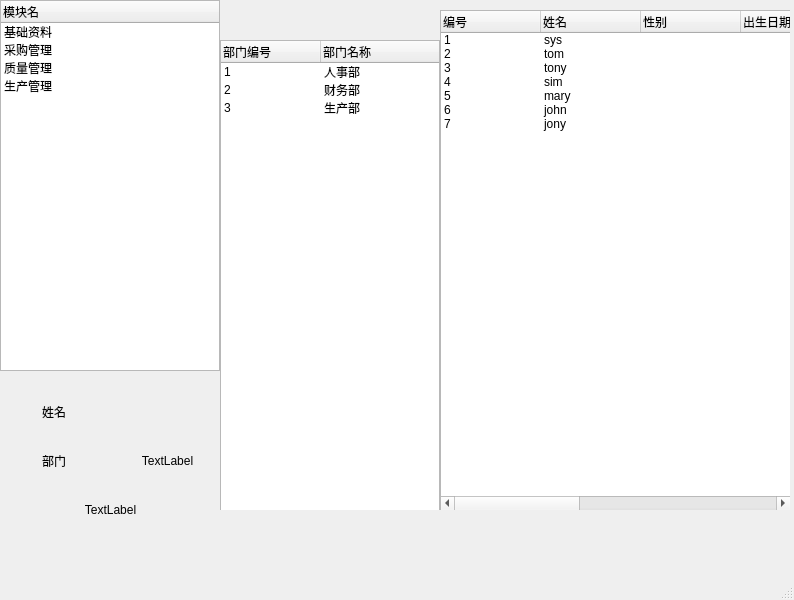
<?xml version="1.0" encoding="UTF-8"?>
<ui version="4.0">
 <class>MainWindow</class>
 <widget class="QMainWindow" name="MainWindow">
  <property name="geometry">
   <rect>
    <x>0</x>
    <y>0</y>
    <width>794</width>
    <height>600</height>
   </rect>
  </property>
  <property name="windowTitle">
   <string>主界面</string>
  </property>
  <property name="windowIcon">
   <iconset resource="userloginimages.qrc">
    <normaloff>:/images/mainwindowlogo.png</normaloff>:/images/mainwindowlogo.png</iconset>
  </property>
  <widget class="QWidget" name="centralwidget">
   <widget class="QWidget" name="gridLayoutWidget">
    <property name="geometry">
     <rect>
      <x>0</x>
      <y>390</y>
      <width>221</width>
      <height>141</height>
     </rect>
    </property>
    <layout class="QGridLayout" name="gridLayout">
     <item row="0" column="0">
      <widget class="QLabel" name="usrnamelabel">
       <property name="text">
        <string>姓名</string>
       </property>
       <property name="alignment">
        <set>Qt::AlignCenter</set>
       </property>
      </widget>
     </item>
     <item row="1" column="0">
      <widget class="QLabel" name="deptlabel">
       <property name="text">
        <string>部门</string>
       </property>
       <property name="alignment">
        <set>Qt::AlignCenter</set>
       </property>
      </widget>
     </item>
     <item row="0" column="1">
      <widget class="QLabel" name="usrname">
       <property name="text">
        <string/>
       </property>
       <property name="alignment">
        <set>Qt::AlignCenter</set>
       </property>
      </widget>
     </item>
     <item row="1" column="1">
      <widget class="QLabel" name="deptname">
       <property name="text">
        <string>TextLabel</string>
       </property>
       <property name="alignment">
        <set>Qt::AlignCenter</set>
       </property>
      </widget>
     </item>
     <item row="2" column="0" colspan="2">
      <widget class="QLabel" name="datatime">
       <property name="text">
        <string>TextLabel</string>
       </property>
       <property name="alignment">
        <set>Qt::AlignCenter</set>
       </property>
      </widget>
     </item>
    </layout>
   </widget>
   <widget class="QStackedWidget" name="workbench">
    <property name="geometry">
     <rect>
      <x>220</x>
      <y>10</y>
      <width>570</width>
      <height>500</height>
     </rect>
    </property>
    <property name="currentIndex">
     <number>0</number>
    </property>
    <widget class="QWidget" name="page">
     <widget class="QTreeWidget" name="treeWidget">
      <property name="geometry">
       <rect>
        <x>0</x>
        <y>30</y>
        <width>220</width>
        <height>500</height>
       </rect>
      </property>
      <property name="indentation">
       <number>0</number>
      </property>
      <column>
       <property name="text">
        <string>部门编号</string>
       </property>
      </column>
      <column>
       <property name="text">
        <string>部门名称</string>
       </property>
      </column>
      <item>
       <property name="text">
        <string>1</string>
       </property>
       <property name="text">
        <string>人事部</string>
       </property>
      </item>
      <item>
       <property name="text">
        <string>2</string>
       </property>
       <property name="text">
        <string>财务部</string>
       </property>
      </item>
      <item>
       <property name="text">
        <string>3</string>
       </property>
       <property name="text">
        <string>生产部</string>
       </property>
       <item>
        <property name="text">
         <string>301</string>
        </property>
        <property name="text">
         <string>粉散剂车间</string>
        </property>
       </item>
       <item>
        <property name="text">
         <string>302</string>
        </property>
        <property name="text">
         <string>颗粒剂车间</string>
        </property>
       </item>
      </item>
     </widget>
     <widget class="QTreeWidget" name="clerkslist">
      <property name="geometry">
       <rect>
        <x>220</x>
        <y>0</y>
        <width>351</width>
        <height>501</height>
       </rect>
      </property>
      <property name="indentation">
       <number>0</number>
      </property>
      <column>
       <property name="text">
        <string>编号</string>
       </property>
      </column>
      <column>
       <property name="text">
        <string>姓名</string>
       </property>
      </column>
      <column>
       <property name="text">
        <string>性别</string>
       </property>
      </column>
      <column>
       <property name="text">
        <string>出生日期</string>
       </property>
      </column>
      <column>
       <property name="text">
        <string>雇佣日期</string>
       </property>
      </column>
      <column>
       <property name="text">
        <string>文化程度</string>
       </property>
      </column>
      <column>
       <property name="text">
        <string>婚姻状况</string>
       </property>
      </column>
      <column>
       <property name="text">
        <string>身份证号码</string>
       </property>
      </column>
      <column>
       <property name="text">
        <string>联系方式</string>
       </property>
      </column>
      <column>
       <property name="text">
        <string/>
       </property>
      </column>
      <item>
       <property name="text">
        <string>1</string>
       </property>
       <property name="text">
        <string>sys</string>
       </property>
      </item>
      <item>
       <property name="text">
        <string>2</string>
       </property>
       <property name="text">
        <string>tom</string>
       </property>
      </item>
      <item>
       <property name="text">
        <string>3</string>
       </property>
       <property name="text">
        <string>tony</string>
       </property>
      </item>
      <item>
       <property name="text">
        <string>4</string>
       </property>
       <property name="text">
        <string>sim</string>
       </property>
      </item>
      <item>
       <property name="text">
        <string>5</string>
       </property>
       <property name="text">
        <string>mary</string>
       </property>
      </item>
      <item>
       <property name="text">
        <string>6</string>
       </property>
       <property name="text">
        <string>john</string>
       </property>
      </item>
      <item>
       <property name="text">
        <string>7</string>
       </property>
       <property name="text">
        <string>jony</string>
       </property>
      </item>
     </widget>
    </widget>
    <widget class="QWidget" name="page_2">
     <widget class="QTabWidget" name="stufflist">
      <property name="geometry">
       <rect>
        <x>0</x>
        <y>0</y>
        <width>561</width>
        <height>531</height>
       </rect>
      </property>
      <property name="currentIndex">
       <number>0</number>
      </property>
      <widget class="QWidget" name="tab">
       <attribute name="title">
        <string>Tab 1</string>
       </attribute>
       <widget class="QTreeWidget" name="treeWidget_5">
        <property name="geometry">
         <rect>
          <x>100</x>
          <y>90</y>
          <width>461</width>
          <height>331</height>
         </rect>
        </property>
        <column>
         <property name="text">
          <string>编号</string>
         </property>
        </column>
        <column>
         <property name="text">
          <string>商品名</string>
         </property>
        </column>
        <column>
         <property name="text">
          <string>通用名</string>
         </property>
        </column>
        <column>
         <property name="text">
          <string>含量规格</string>
         </property>
        </column>
        <column>
         <property name="text">
          <string>包装规格</string>
         </property>
        </column>
        <column>
         <property name="text">
          <string>批准文号</string>
         </property>
        </column>
        <column>
         <property name="text">
          <string>生产厂家</string>
         </property>
        </column>
        <column>
         <property name="text">
          <string>供应商</string>
         </property>
        </column>
        <item>
         <property name="text">
          <string>新建项目</string>
         </property>
        </item>
        <item>
         <property name="text">
          <string>新建项目</string>
         </property>
        </item>
        <item>
         <property name="text">
          <string>新建项目</string>
         </property>
         <property name="toolTip">
          <string/>
         </property>
        </item>
       </widget>
      </widget>
      <widget class="QWidget" name="tab_2">
       <attribute name="title">
        <string>Tab 2</string>
       </attribute>
       <widget class="QTreeWidget" name="treeWidget_4">
        <property name="geometry">
         <rect>
          <x>80</x>
          <y>40</y>
          <width>461</width>
          <height>331</height>
         </rect>
        </property>
        <column>
         <property name="text">
          <string>编号</string>
         </property>
        </column>
        <column>
         <property name="text">
          <string>商品名</string>
         </property>
        </column>
        <column>
         <property name="text">
          <string>通用名</string>
         </property>
        </column>
        <column>
         <property name="text">
          <string>含量规格</string>
         </property>
        </column>
        <column>
         <property name="text">
          <string>包装规格</string>
         </property>
        </column>
        <column>
         <property name="text">
          <string>批准文号</string>
         </property>
        </column>
        <column>
         <property name="text">
          <string>生产厂家</string>
         </property>
        </column>
        <column>
         <property name="text">
          <string>供应商</string>
         </property>
        </column>
        <item>
         <property name="text">
          <string>新建项目</string>
         </property>
        </item>
        <item>
         <property name="text">
          <string>新建项目</string>
         </property>
        </item>
        <item>
         <property name="text">
          <string>新建项目</string>
         </property>
         <property name="toolTip">
          <string/>
         </property>
        </item>
       </widget>
      </widget>
      <widget class="QWidget" name="tab_3">
       <attribute name="title">
        <string>页</string>
       </attribute>
       <widget class="QTreeWidget" name="treeWidget_3">
        <property name="geometry">
         <rect>
          <x>80</x>
          <y>100</y>
          <width>461</width>
          <height>331</height>
         </rect>
        </property>
        <column>
         <property name="text">
          <string>编号</string>
         </property>
        </column>
        <column>
         <property name="text">
          <string>商品名</string>
         </property>
        </column>
        <column>
         <property name="text">
          <string>通用名</string>
         </property>
        </column>
        <column>
         <property name="text">
          <string>含量规格</string>
         </property>
        </column>
        <column>
         <property name="text">
          <string>包装规格</string>
         </property>
        </column>
        <column>
         <property name="text">
          <string>批准文号</string>
         </property>
        </column>
        <column>
         <property name="text">
          <string>生产厂家</string>
         </property>
        </column>
        <column>
         <property name="text">
          <string>供应商</string>
         </property>
        </column>
        <item>
         <property name="text">
          <string>新建项目</string>
         </property>
        </item>
        <item>
         <property name="text">
          <string>新建项目</string>
         </property>
        </item>
        <item>
         <property name="text">
          <string>新建项目</string>
         </property>
         <property name="toolTip">
          <string/>
         </property>
        </item>
       </widget>
      </widget>
      <widget class="QWidget" name="tab_4">
       <attribute name="title">
        <string>页</string>
       </attribute>
       <widget class="QTreeWidget" name="treeWidget_2">
        <property name="geometry">
         <rect>
          <x>0</x>
          <y>40</y>
          <width>461</width>
          <height>331</height>
         </rect>
        </property>
        <column>
         <property name="text">
          <string>编号</string>
         </property>
        </column>
        <column>
         <property name="text">
          <string>商品名</string>
         </property>
        </column>
        <column>
         <property name="text">
          <string>通用名</string>
         </property>
        </column>
        <column>
         <property name="text">
          <string>含量规格</string>
         </property>
        </column>
        <column>
         <property name="text">
          <string>包装规格</string>
         </property>
        </column>
        <column>
         <property name="text">
          <string>批准文号</string>
         </property>
        </column>
        <column>
         <property name="text">
          <string>生产厂家</string>
         </property>
        </column>
        <column>
         <property name="text">
          <string>供应商</string>
         </property>
        </column>
        <item>
         <property name="text">
          <string>新建项目</string>
         </property>
        </item>
        <item>
         <property name="text">
          <string>新建项目</string>
         </property>
        </item>
        <item>
         <property name="text">
          <string>新建项目</string>
         </property>
         <property name="toolTip">
          <string/>
         </property>
        </item>
       </widget>
      </widget>
     </widget>
    </widget>
   </widget>
   <widget class="QTreeWidget" name="menulist">
    <property name="geometry">
     <rect>
      <x>0</x>
      <y>0</y>
      <width>220</width>
      <height>371</height>
     </rect>
    </property>
    <property name="indentation">
     <number>0</number>
    </property>
    <attribute name="headerCascadingSectionResizes">
     <bool>true</bool>
    </attribute>
    <column>
     <property name="text">
      <string>模块名</string>
     </property>
    </column>
    <item>
     <property name="text">
      <string>基础资料</string>
     </property>
     <property name="flags">
      <set>ItemIsSelectable|ItemIsUserCheckable|ItemIsEnabled</set>
     </property>
     <item>
      <property name="text">
       <string>部门员工管理</string>
      </property>
     </item>
     <item>
      <property name="text">
       <string>物料字典</string>
      </property>
     </item>
     <item>
      <property name="text">
       <string>产品字典</string>
      </property>
     </item>
     <item>
      <property name="text">
       <string>供应商管理</string>
      </property>
     </item>
     <item>
      <property name="text">
       <string>自定义文档</string>
      </property>
     </item>
     <item>
      <property name="text">
       <string>新建子项目</string>
      </property>
     </item>
     <item>
      <property name="text">
       <string>系统设置</string>
      </property>
     </item>
    </item>
    <item>
     <property name="text">
      <string>采购管理</string>
     </property>
    </item>
    <item>
     <property name="text">
      <string>质量管理</string>
     </property>
    </item>
    <item>
     <property name="text">
      <string>生产管理</string>
     </property>
    </item>
   </widget>
  </widget>
  <widget class="QMenuBar" name="menubar">
   <property name="geometry">
    <rect>
     <x>0</x>
     <y>0</y>
     <width>794</width>
     <height>23</height>
    </rect>
   </property>
  </widget>
  <widget class="QStatusBar" name="statusbar"/>
 </widget>
 <resources>
  <include location="userloginimages.qrc"/>
 </resources>
 <connections>
  <connection>
   <sender>menulist</sender>
   <signal>clicked(QModelIndex)</signal>
   <receiver>MainWindow</receiver>
   <slot>close()</slot>
   <hints>
    <hint type="sourcelabel">
     <x>60</x>
     <y>351</y>
    </hint>
    <hint type="destinationlabel">
     <x>76</x>
     <y>408</y>
    </hint>
   </hints>
  </connection>
 </connections>
 <slots>
  <slot>display()</slot>
 </slots>
</ui>
